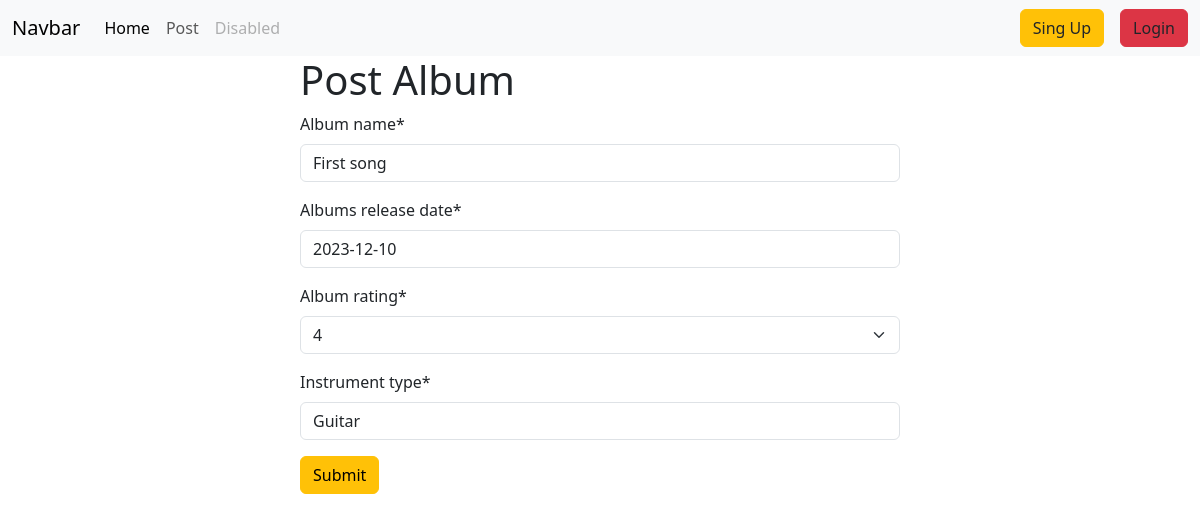
The app's page /edit/4 with its own data.
### album/models.py (models this page shows, shortened)
class albums(models.Model):
    Album_name = models.CharField(max_length=100)
    author = models.ForeignKey(User, on_delete=models.CASCADE)
    albums_release_date = models.DateField()
    album_rating = models.CharField(max_length = 5, choices=lists)
    Instrument_type = models.CharField(max_length=50)

### album/views.py (the view)
# urls.py: path('edit/<int:id>', views.edit, name='edit'),
def edit(request, id):
    posts = models.albums.objects.get(pk=id)
    album_form = forms.albumForm(instance=posts)
    if request.method == 'POST':
        album_form = forms.albumForm(request.POST, instance=posts)
        if album_form.is_valid():
            album_form.save()
            return redirect('home')
    return render(request, 'album.html', {'form' : album_form})

### album/forms.py
class albumForm(forms.ModelForm):
    class Meta:
        model = albums
        fields = '__all__'
        exclude = ['author']

### album/templates/album.html (shortened to what this page needs)
{% extends "base.html" %}
{%  load crispy_forms_tags %}
{% block content %}
<form style="width:50% ; margin : auto" method="post">
    <h1>Post Album</h1>
    {{form|crispy}}
<button class="btn btn-warning">Submit</button>
</form>
{% endblock  %}

### records on screen
albums: Album_name "First song", albums_release_date "2023-12-10", album_rating "4", Instrument_type "Guitar"
